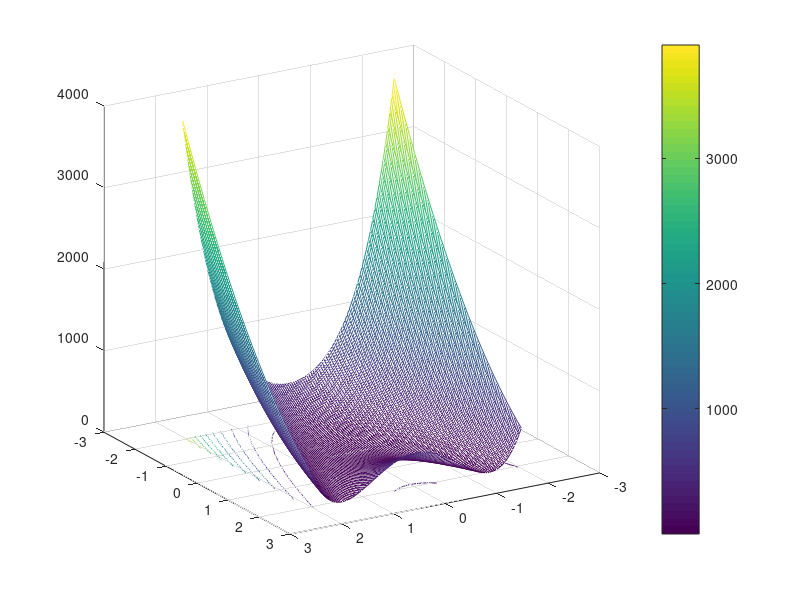

This figure's MATLAB source:
function [fig_return] = show_rosenbrock()
nnx = 100;
x1 = linspace(-2.048, 2.048, nnx);
x2 = x1;
[X1, X2] = meshgrid(x1,x2);
Z = 100 .* (X2 - X1.^2).^2 + (1 - X1).^2;
fig_return = meshc(X1,X2, Z);
colorbar;
view([-211 20]);
end